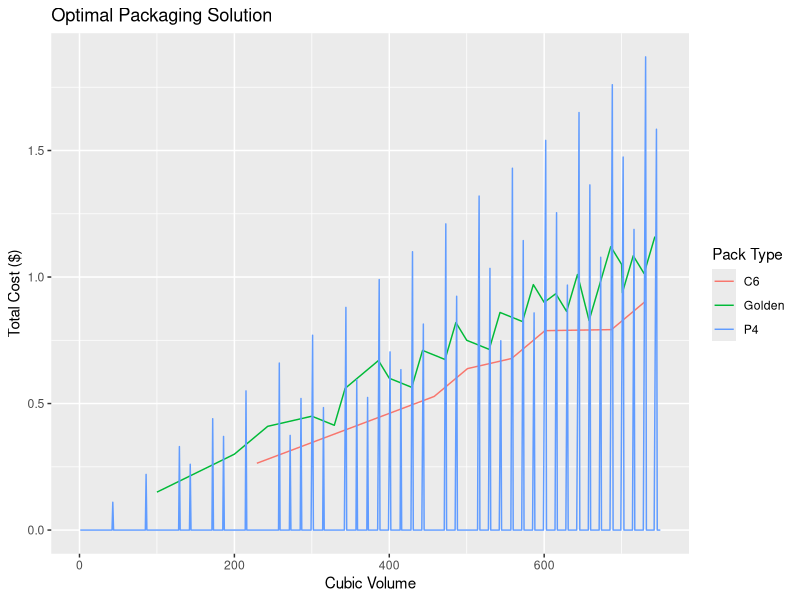

This figure's R source:
# Install and load Packages
if(!require(lpSolve)) {
  install.packages("lpSolve")
  library(lpSolve)
}

if(!require(ggplot2)) {
  install.packages("ggplot2")
  library(ggplot2)
}

# Define the objective function coefficients
f.obj <- c(0.11, 0.15, 0.264062)

# Define the constraint matrix (how many units per each, respectively)
f.con <- matrix(c(43, 100, 229), nrow = 1) #Assuming the P3-4 hybrid volume is about 43 cubic inches

# Define the direction of the constraints (do we want to consider partial fill)
f.dir <- "="

# Define the demand range (simulation range)
demand_range <- 1:750

# Initialize vectors to store the results
total_cost <- numeric(length(demand_range))
package_type <- character(length(demand_range))

# Define the package names (Medium/Golden/Minibulk, etc?)
package_names <- c("P4", "Golden", "C6")

# Loop over the demand values
for (i in seq_along(demand_range)) {
  
  # Get the current demand value
  f.rhs <- demand_range[i]
  
  # Solve the LP problem
  optimum <- lp("min", f.obj, f.con, f.dir, f.rhs, all.int = TRUE)
  
  # Check if the solution is empty
  if (length(optimum$solution) == 0) {
    # If the solution is empty, assign "None" to package_type[i]
    package_type[i] <- "None"
  } else {
    # Otherwise, store the total cost and the type of the optimal package
    total_cost[i] <- sum(f.obj * optimum$solution)  # Modified here
    package_type[i] <- package_names[which.max(optimum$solution)]
  }
}

# Create a data frame of the results
results <- data.frame(Demand = demand_range, TotalCost = total_cost, PackageType = package_type)

# Plot the results
ggplot(results, aes(x = Demand, y = TotalCost, color = PackageType)) +
  geom_line() +
  labs(title = "Optimal Packaging Solution", x = "Cubic Volume", y = "Total Cost ($)") +
  scale_color_discrete(name = "Pack Type")
